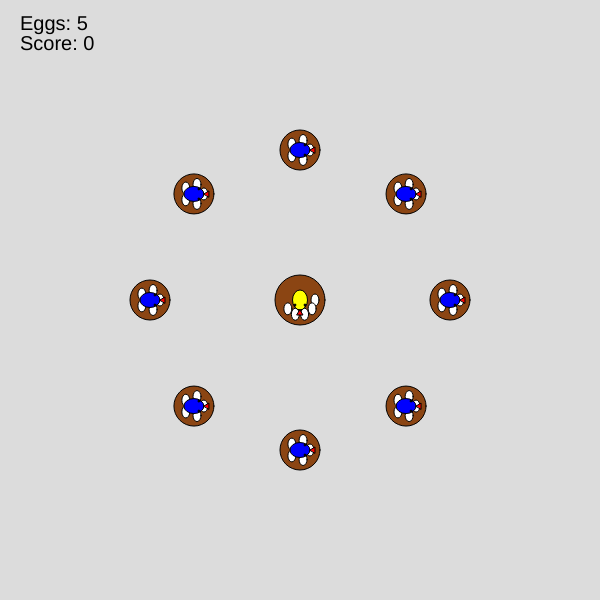
Frame 1 (no input)
Frame 60 (no input): identical to frame 1, image omitted
Frame 120 (the mouse pressed at the canvas centre since frame 60): identical to frame 1, image omitted

The p5.js sketch that drew this single still picture (run headless with seeded random() and noise() and a simulated clock; from frame 60 on, the mouse is pressed at the canvas centre):

// p5.js sketch
// ── sketch.js
let playerBird;
let enemyBirds = [];
let numEggs = 5; // Player's egg count
let playerNest;
let enemyNests = [];
let score = 0;
let eggsStolen = 0; // Track stolen eggs
let attacksDefended = 0; // Track defended attacks
let crackedEggs = []; // Array to track cracked egg visuals
let triggeredCountThisFrame = 0; // Limit neighbor-triggered attacks
let gameState = "playing"; // Track game state: "playing", "won", "lost"

function setup() {
  createCanvas(600, 600); // Screen size
  playerNest = createVector(300, 300); // Center of screen
  // Create 8 enemy nests in a circle around the center, each with 5 eggs
  for (let i = 0; i < 8; i++) {
    let angle = TWO_PI * i / 8;
    let ex = 300 + 150 * cos(angle); // 150-pixel radius
    let ey = 300 + 150 * sin(angle);
    let nest = { position: createVector(ex, ey), eggs: 5, bird: null };
    enemyNests.push(nest);
  }
  playerBird = new PlayerBird();
  // Assign an enemy bird to each nest
  for (let i = 0; i < enemyNests.length; i++) {
    let nest = enemyNests[i];
    let bird = new EnemyBird(nest);
    nest.bird = bird; // Associate the bird with the nest
    enemyBirds.push(bird);
  }
}

function draw() {
  background(220);
  // Reset triggered count each frame
  triggeredCountThisFrame = 0;

  if (gameState === "playing") {
    // Draw all nests
    drawNest(playerNest.x, playerNest.y, true, numEggs);
    for (let nest of enemyNests) {
      drawNest(nest.position.x, nest.position.y, false, nest.eggs);
    }
    // Update and draw player bird
    playerBird.update();
    playerBird.draw();
    // Update and draw enemy birds
    for (let bird of enemyBirds) {
      bird.update();
      bird.draw();
    }
    // Draw cracked egg visuals
    for (let i = crackedEggs.length - 1; i >= 0; i--) {
      let crack = crackedEggs[i];
      drawCrackedEgg(crack.x, crack.y);
      crack.timer--;
      if (crack.timer <= 0) {
        crackedEggs.splice(i, 1);
      }
    }
    // Display HUD
    fill(0);
    textSize(20);
    text("Eggs: " + numEggs, 20, 30);
    text("Score: " + score, 20, 50);

    // Check win condition
    let enemyEggsRemain = false;
    for (let nest of enemyNests) {
      if (nest.eggs > 0) {
        enemyEggsRemain = true;
        break;
      }
    }
    if (!enemyEggsRemain && numEggs > 0) {
      let timeBonus = max(0, 10000 - frameCount);
      score += timeBonus; // Add time bonus to final score
      gameState = "won";
    }
    // Check lose condition
    if (numEggs <= 0) {
      gameState = "lost";
    }
  } else if (gameState === "won") {
    // Display win message with final score
    fill(0, 255, 0); // Green text
    textSize(40);
    textAlign(CENTER, CENTER);
    text("Winner", width / 2, height / 2 - 20);
    textSize(20);
    text("Score: " + score, width / 2, height / 2 + 20);
    noLoop();
  } else if (gameState === "lost") {
    // Display lose message
    fill(255, 0, 0); // Red text
    textSize(40);
    textAlign(CENTER, CENTER);
    text("Game Over", width / 2, height / 2);
    noLoop();
  }
}

/** PlayerBird Class */
class PlayerBird {
  constructor() {
    this.position = createVector(300, 300); // Start at center
    this.speed = 2;
    this.carryingEgg = false;
  }

  update() {
    if (gameState !== "playing") return;

    // Movement with arrow keys
    if (keyIsDown(LEFT_ARROW)) this.position.x -= this.speed;
    if (keyIsDown(RIGHT_ARROW)) this.position.x += this.speed;
    if (keyIsDown(UP_ARROW)) this.position.y -= this.speed;
    if (keyIsDown(DOWN_ARROW)) this.position.y += this.speed;
    // Keep player within canvas
    this.position.x = constrain(this.position.x, 0, width);
    this.position.y = constrain(this.position.y, 0, height);

    // Automatically steal egg from enemy nest if conditions are met
    for (let nest of enemyNests) {
      if (
        dist(this.position.x, this.position.y, nest.position.x, nest.position.y) < 40 &&
        !this.carryingEgg &&
        nest.eggs > 0 &&
        nest.bird !== null && // Ensure there’s a bird to check
        dist(nest.bird.position.x, nest.bird.position.y, nest.position.x, nest.position.y) > 20 // Bird must be 20+ pixels away
      ) {
        nest.eggs--;
        this.carryingEgg = true; // Always carry egg on steal
        // Visual feedback: flash enemy nest red
        push();
        fill(255, 0, 0, 100);
        ellipse(nest.position.x, nest.position.y, 45);
        pop();
      }
    }

    // Deposit egg in player's nest with chance of cracking
    if (
      this.carryingEgg &&
      dist(this.position.x, this.position.y, playerNest.x, playerNest.y) < 20
    ) {
      if (random() < 0.5) {
        // 50% chance egg cracks upon deposit
        crackedEggs.push({ x: playerNest.x, y: playerNest.y, timer: 30 });
        this.carryingEgg = false; // Egg lost, no deposit
      } else {
        numEggs++; // Successful deposit
        eggsStolen++; // Increment stolen egg count
        score += 10; // 10 points per egg stolen
        this.carryingEgg = false;
        // Visual feedback: flash player nest green
        push();
        fill(0, 255, 0, 100);
        ellipse(playerNest.x, playerNest.y, 55);
        pop();
      }
    }
  }

  draw() {
    // Face direction based on position relative to center
    let theta = atan2(this.position.y - 300, this.position.x - 300) + PI / 2;
    push();
    translate(this.position.x, this.position.y);
    rotate(theta);
    fill(255, 255, 0);     // Yellow body
    ellipse(0, 0, 20, 15); // Body
    fill(255, 0, 0);       // Red beak
    triangle(10, 0, 15, -3, 15, 3);
    fill(0);               // Black eyes
    ellipse(5, -5, 2, 2);  // Left eye
    ellipse(5, 5, 2, 2);   // Right eye
    pop();
  }
}

/** EnemyBird Class */
class EnemyBird {
  constructor(homeNest) {
    this.homeNest = homeNest;
    this.position = homeNest.position.copy();
    this.state = "guarding";
    this.speed = 2;
    this.target = null;
    this.carryingEgg = false;
    this.nextAttackTime = frameCount + random(300, 600); // Initial base cooldown
    // Define adjacent nests for targeting
    let nestIndex = enemyNests.indexOf(this.homeNest);
    this.adjacentNests = [
      enemyNests[(nestIndex - 1 + 8) % 8],
      enemyNests[(nestIndex + 1) % 8]
    ];
  }

  update() {
    if (gameState !== "playing") return;

    // Check if home nest has no eggs and transition to leaving
    if (this.homeNest.eggs <= 0 && this.state !== "leaving") {
      this.state = "leaving";
    }

    if (this.state === "leaving") {
      // Move away from the center
      let dir = p5.Vector.sub(this.position, createVector(width / 2, height / 2)).normalize().mult(this.speed);
      this.position.add(dir);
      // Remove bird if off-screen and clear nest's bird reference
      if (this.position.x < -50 || this.position.x > width + 50 || this.position.y < -50 || this.position.y > height + 50) {
        this.homeNest.bird = null;
        let index = enemyBirds.indexOf(this);
        if (index !== -1) {
          enemyBirds.splice(index, 1);
        }
      }
    } else if (this.state === "guarding") {
      if (frameCount >= this.nextAttackTime) {
        let baseCooldown = random(300, 600);
        let playerDist = dist(this.position.x, this.position.y, playerBird.position.x, playerBird.position.y);
        let triggered = false;

        // Check neighbor activity for quick trigger
        for (let adjNest of this.adjacentNests) {
          if (
            adjNest.bird &&
            adjNest.bird.state === "attacking" &&
            random() < 0.3 &&
            triggeredCountThisFrame < 2
          ) {
            this.nextAttackTime = frameCount + random(100, 200); // Quick attack
            triggered = true;
            triggeredCountThisFrame++;
            break;
          }
        }

        // Apply influence-based cooldown if not triggered by neighbor
        if (!triggered) {
          if (playerDist < 100) {
            this.nextAttackTime = frameCount + baseCooldown * 0.8; // 20% faster if player near
          } else {
            this.nextAttackTime = frameCount + baseCooldown * 1.2; // 20% slower if no activity
          }
        }

        let possibleTargets = [];
        // Prioritize adjacent nests (70% chance) if unguarded
        for (let adjNest of this.adjacentNests) {
          if (adjNest.bird === null || adjNest.bird.state !== "guarding") {
            possibleTargets.push(adjNest);
          }
        }
        // Decide target
        if (possibleTargets.length > 0 && random() < 0.7) {
          this.target = random(possibleTargets); // Prefer neighbor
        } else {
          this.target = "player"; // Fallback to player
        }
        this.state = "attacking";
      }
    } else if (this.state === "attacking") {
      let targetPos = this.target === "player" ? playerNest : this.target.position;
      let dir = p5.Vector.sub(targetPos, this.position).normalize().mult(this.speed);
      this.position.add(dir);

      // Collision with player: retreat without stealing
      if (dist(this.position.x, this.position.y, playerBird.position.x, playerBird.position.y) < 20) {
        this.state = "returning";
        this.carryingEgg = false;
        attacksDefended++; // Increment defended attacks
        score += 5; // 5 points per defended attack
      }
      // Reached target: steal egg
      else if (dist(this.position.x, this.position.y, targetPos.x, targetPos.y) < 5) {
        if (this.target === "player" && numEggs > 0) {
          numEggs--;
          this.carryingEgg = true; // Always carry egg on steal
        } else if (this.target !== "player" && this.target.eggs > 0) {
          this.target.eggs--;
          this.carryingEgg = true; // Always carry egg on steal
        }
        this.state = "returning";
      }
    } else if (this.state === "returning") {
      let dir = p5.Vector.sub(this.homeNest.position, this.position).normalize().mult(this.speed);
      this.position.add(dir);
      // Deposit egg with chance of cracking
      if (dist(this.position.x, this.position.y, this.homeNest.position.x, this.homeNest.position.y) < 5) {
        if (this.carryingEgg) {
          if (random() < 0.5) {
            // 50% chance egg cracks upon deposit
            crackedEggs.push({ x: this.homeNest.position.x, y: this.homeNest.position.y, timer: 30 });
            this.carryingEgg = false; // Egg lost, no deposit
          } else {
            this.homeNest.eggs++; // Successful deposit
            this.carryingEgg = false;
          }
        }
        this.state = "guarding";
      }
    }
  }

  draw() {
    let theta;
    if (this.state === "attacking") {
      let targetPos = this.target === "player" ? playerNest : this.target.position;
      theta = p5.Vector.sub(targetPos, this.position).heading();
    } else if (this.state === "returning" || this.state === "leaving") {
      theta = p5.Vector.sub(this.homeNest.position, this.position).heading();
    } else {
      theta = 0; // Face right when guarding
    }
    push();
    translate(this.position.x, this.position.y);
    rotate(theta);
    fill(0, 0, 255);      // Blue body
    ellipse(0, 0, 20, 15); // Body
    fill(255, 0, 0);      // Red beak
    triangle(10, 0, 15, -3, 15, 3);
    fill(0);              // Black eyes
    ellipse(5, -5, 2, 2); // Left eye
    ellipse(5, 5, 2, 2);  // Right eye
    pop();
  }
}

/** Function to draw nests and their eggs */
function drawNest(x, y, isPlayer, eggs) {
  fill(139, 69, 19); // Brown
  ellipse(x, y, isPlayer ? 50 : 40); // Player nest larger than enemy nests
  // Draw eggs
  fill(255); // White
  let maxEggs = isPlayer ? 10 : 5; // Cap on visible eggs
  let eggRadius = isPlayer ? 15 : 10;
  for (let i = 0; i < min(eggs, maxEggs); i++) {
    let angle = TWO_PI * i / maxEggs;
    let ex = x + eggRadius * cos(angle);
    let ey = y + eggRadius * sin(angle);
    ellipse(ex, ey, 8, 12);
  }
}

/** Function to draw cracked egg visual */
function drawCrackedEgg(x, y) {
  push();
  translate(x, y);
  stroke(255, 215, 0); // Yellow (yolk-like)
  strokeWeight(2);
  for (let i = 0; i < 8; i++) {
    let angle = TWO_PI * i / 8;
    line(0, 0, 10 * cos(angle), 10 * sin(angle));
  }
  noStroke();
  pop();
}
